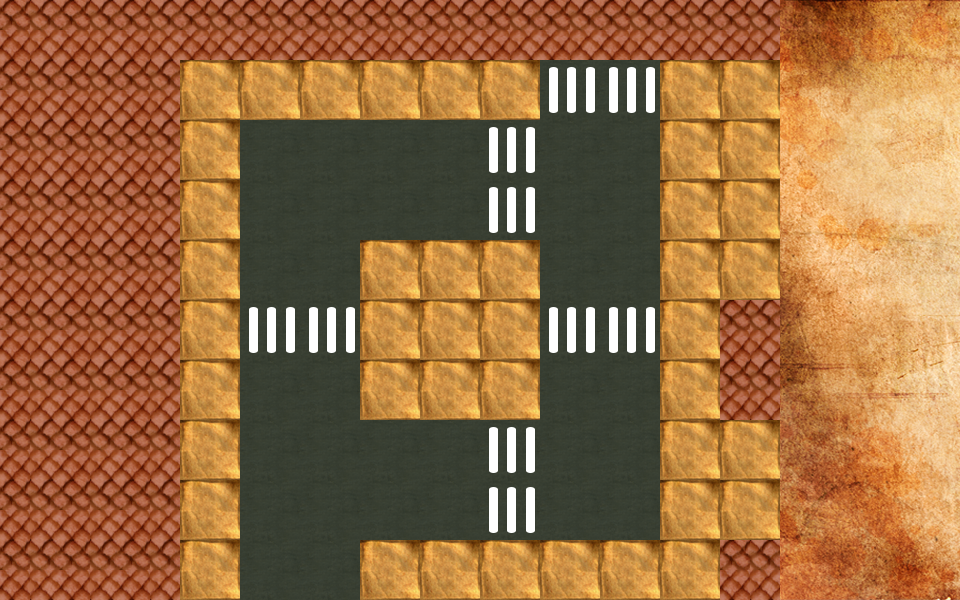

Below is a game level as drawn by its tile map, then a one-line description and the .tmx file that defines it, in full:
An orthogonal 16x10 tile map with 60x60 px tiles, 2 tile layers (Tile Layer 1, Tile Layer 2), 2 tilesets.

<map version="1.0" orientation="orthogonal" width="16" height="10" tilewidth="60" tileheight="60">
 <tileset firstgid="1" name="map_tiles (2)" tilewidth="60" tileheight="60">
  <image source="map/map_tiles (2).png" width="180" height="360" />
  <terraintypes>
   <terrain name="pavement" tile="0" />
   <terrain name="street" tile="3" />
   <terrain name="grass" tile="6" />
   <terrain name="pedwalk" tile="9" />
  </terraintypes>
 </tileset>
 <tileset firstgid="19" name="Map_Background" tilewidth="60" tileheight="60">
  <image source="map/Map_Background.png" width="960" height="600" />
 </tileset>
 <layer name="Tile Layer 1" width="16" height="10">
  <data encoding="csv">
7,7,7,7,7,7,7,7,7,7,7,7,7,19,20,21,
7,7,7,1,1,1,1,1,1,4,4,1,1,35,36,37,
7,7,7,1,4,4,4,4,4,4,4,1,1,51,52,53,
7,7,7,1,4,4,4,4,4,4,4,1,1,67,68,69,
7,7,7,1,4,4,1,1,1,4,4,1,1,83,84,85,
7,7,7,1,4,4,1,1,1,4,4,1,7,99,100,101,
7,7,7,1,4,4,1,1,1,4,4,1,7,115,116,117,
7,7,7,1,4,4,4,4,4,4,4,1,1,131,132,133,
7,7,7,1,4,4,4,4,4,4,4,1,1,147,148,149,
7,7,7,1,4,4,1,1,1,1,1,1,7,163,164,165
</data>
 </layer>
 <layer name="Tile Layer 2" width="16" height="10">
  <data encoding="csv">
0,0,0,0,0,0,0,0,0,0,0,0,0,0,0,0,
0,0,0,0,0,0,0,0,0,10,10,0,0,0,0,0,
0,0,0,0,0,0,0,0,10,0,0,0,0,0,0,0,
0,0,0,0,0,0,0,0,10,0,0,0,0,0,0,0,
0,0,0,0,0,0,0,0,0,0,0,0,0,0,0,0,
0,0,0,0,10,10,0,0,0,10,10,0,0,0,0,0,
0,0,0,0,0,0,0,0,0,0,0,0,0,0,0,0,
0,0,0,0,0,0,0,0,10,0,0,0,0,0,0,0,
0,0,0,0,0,0,0,0,10,0,0,0,0,0,0,0,
0,0,0,0,0,0,0,0,0,0,0,0,0,0,0,0
</data>
 </layer>
</map>
